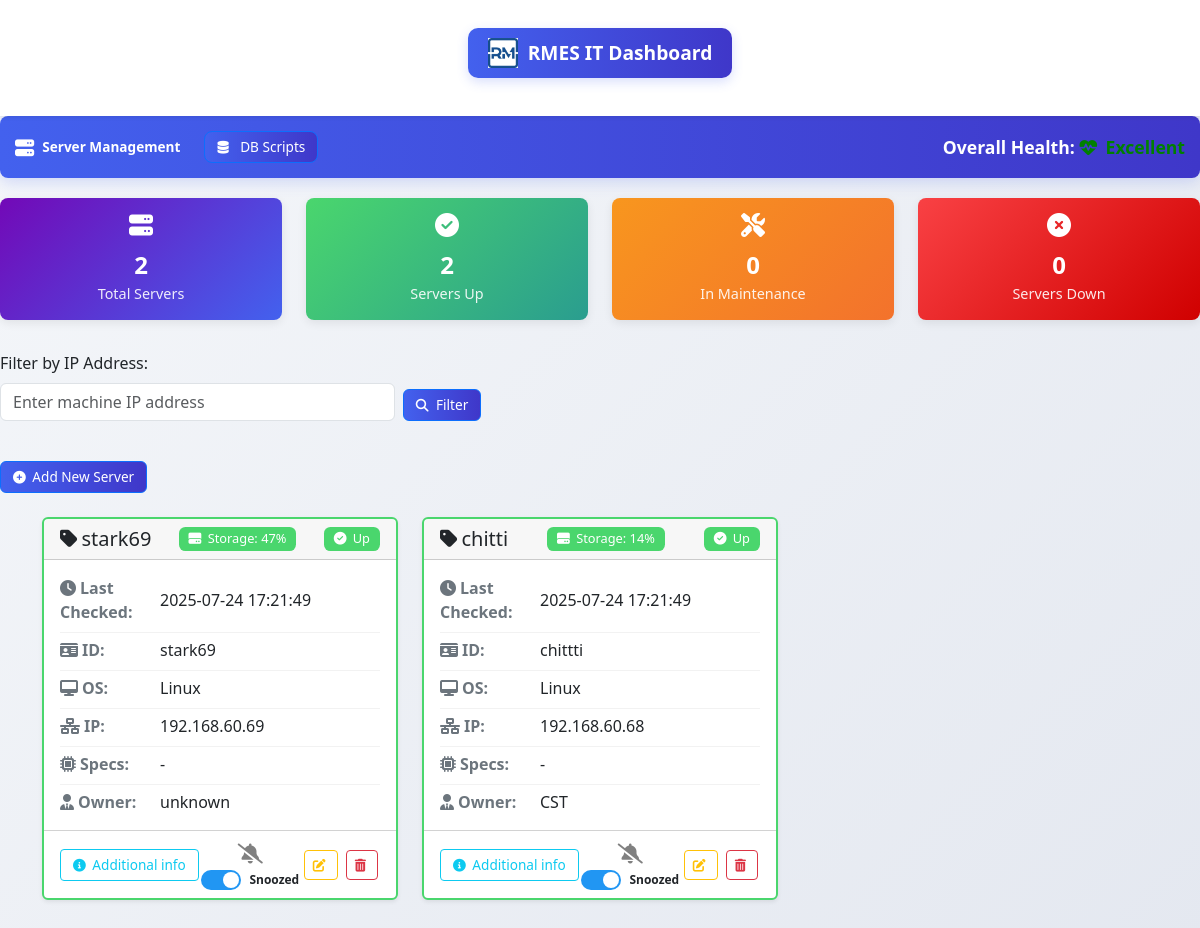
/dashboard, run on the app's committed database.
### app/models.py (models this page shows)
class Server(db.Model):
    id = db.Column(db.Integer, primary_key=True)
    machine_id = db.Column(db.String(100), unique=True, nullable=False)
    machine_code = db.Column(db.String(100), nullable=False)
    name = db.Column(db.String(100), nullable=False)
    os = db.Column(db.String(100), nullable=False)
    ip_address = db.Column(db.String(50), nullable=False)
    owner = db.Column(db.String(100))
    specifications = db.Column(db.Text)
    notes = db.Column(db.Text)
    department = db.Column(db.String(240))
    email_id_prim = db.Column(db.String(240))
    purpose = db.Column(db.String(240))  # This acts as 'service' (e.g., 'RM', 'Jenkins')
    status = db.Column(db.String(20)) # 'Up' or 'Down'
    machine_psw = db.Column(db.String(20))
    health = db.relationship('HealthCheck', backref='server', uselist=False, cascade="all, delete-orphan")

class HealthCheck(db.Model):
    id = db.Column(db.Integer, primary_key=True)
    server_id = db.Column(db.Integer, db.ForeignKey('server.id'), nullable=False)
    port_22 = db.Column(db.String(10), default='Unknown')
    port_80 = db.Column(db.String(10), default='Unknown')
    port_8080 = db.Column(db.String(10), default='Unknown')
    port_5432 = db.Column(db.String(10), default='Unknown')
    storage = db.Column(db.Integer)
    last_checked = db.Column(db.DateTime)
    last_alert_sent = db.Column(db.DateTime, nullable=True)
    healthcheck = db.Column(db.String(100))
    ack = db.Column(db.Boolean, default=False)

### app/routes.py (the view, shortened to what this page needs)
@main.route('/')
@main.route('/dashboard')
def dashboard():
    ip_filter = request.args.get('ip', '').strip()
    if ip_filter:
        servers = Server.query.filter(Server.ip_address.like(f"%{ip_filter}%")).all()
    else:
        servers = Server.query.all()
    total_servers = len(servers)
    status_counts = Counter(s.status for s in servers)
    up_servers = status_counts.get('Up', 0)
    maintenance_servers = status_counts.get('Maintenance', 0)
    down_servers = status_counts.get('Down', 0)
    try:
        health_percentage = (up_servers / total_servers) * 100
    except ZeroDivisionError:
        health_percentage = 0
    if health_percentage >= 90:
        health_status = "Excellent"
        health_color = "green"
    elif health_percentage >= 75:
        health_status = "Good"
        health_color = "#2a9d8f"
    elif health_percentage >= 50:
        health_status = "Fair"
        health_color = "#f8961e"
    else:
        health_status = "Critical"
        health_color = "#f94144"
    health_data = HealthCheck.query.all()
    for h in health_data:
        h.last_checked = utc_to_ist(h.last_checked)
    health_map = {h.server_id: h for h in health_data}
    return render_template('dashboard.html',
        servers=servers,
        total_servers=total_servers,
        up_servers=up_servers,
        maintenance_servers=maintenance_servers,
        down_servers=down_servers,
        health_percentage=health_percentage,
        health_status=health_status,
        health_color=health_color,
        ip_filter=ip_filter,
        health_map=health_map,
    )

### app/templates/dashboard.html (shortened to what this page needs)
<!DOCTYPE html>
<html lang="en">
<head>
    <link href="https://cdn.jsdelivr.net/npm/bootstrap@5.3.3/dist/css/bootstrap.min.css" rel="stylesheet">
    <link rel="stylesheet" href="https://cdnjs.cloudflare.com/ajax/libs/font-awesome/6.4.0/css/all.min.css">
</head>
<body>
<nav class="navbar navbar-expand-lg navbar-light bg-white shadow-sm">
    <div class="container justify-content-center">
        <a class="navbar-brand mx-auto text-center highlighted-brand" href="#">
            <img src="{{ url_for('static', filename='images/logoRM1.png') }}" alt="Logo" height="50">
            RMES IT Dashboard
        </a>
    </div>
</nav>
<div class="dashboard-header d-flex justify-content-between align-items-center">
    <div class="d-flex align-items-center">
        <h1 class="mb-0 d-flex align-items-center me-4">
            <i class="fas fa-server me-2"></i> Server Management
        </h1>
        <a href="{{ url_for('main.db_scripts') }}" class="btn btn-primary btn-lg">
            <i class="fas fa-database me-2"></i> DB Scripts
        </a>
    </div>
    <div class="fw-bold" style="font-size: 1.1rem; color: white;">
        Overall Health:
        <span class="fas fa-heartbeat me-1" style="color: {{ health_color }};"></span>
        <span style="color: {{ health_color }};">{{ health_status }}</span>
    </div>
</div>
</div>  <div class="row mb-3">
    <div class="col-md-3">
        <div class="stats-card total text-center">
            <i class="fas fa-server"></i>
            <div class="count">{{ total_servers }}</div>
            <div class="label">Total Servers</div>
        </div>
    </div>
    <div class="col-md-3">
        <div class="stats-card up text-center">
            <i class="fas fa-check-circle"></i>
            <div class="count">{{ up_servers }}</div>
            <div class="label">Servers Up</div>
        </div>
    </div>
    <div class="col-md-3">
        <div class="stats-card maintenance text-center">
            <i class="fas fa-tools"></i>
            <div class="count">{{ maintenance_servers }}</div>
            <div class="label">In Maintenance</div>
        </div>
    </div>
    <div class="col-md-3">
        <div class="stats-card down text-center">
            <i class="fas fa-times-circle"></i>
            <div class="count">{{ down_servers }}</div>
            <div class="label">Servers Down</div>
        </div>
    </div>
</div>
<form method="get" class="mb-4">
  <div class="row g-2 align-items-end">
    <div class="col-md-4">
      <label for="ip" class="form-label">Filter by IP Address:</label>
      <input
        type="text"
        name="ip"
        id="ip"
        value="{{ ip_filter or '' }}"
        class="form-control"
        placeholder="Enter machine IP address">
    </div>
    <div class="col-md-auto">
      <button type="submit" class="btn btn-primary">
        <i class="fas fa-search me-1"></i> Filter
      </button>
    </div>
  </div>
</form>
<a href="{{ url_for('main.add_server') }}" class="btn btn-primary mt-3">
    <i class="fas fa-plus-circle"></i> Add New Server
</a>
<div class="container mt-4">
    <div class="row">
        {% for server in servers %}
        <div class="col-md-6 col-lg-4 mb-4">
            <div class="machine-card card h-100 shadow-sm {% if server.status == 'Down' %}border-danger
                {% elif server.status == 'Maintenance' %}border-warning
                {% elif server.status == 'No Data' %}border-info
                {% else %}border-success{% endif %}">
                <div class="card-header d-flex justify-content-between align-items-center">
                    <h5 class="mb-0">
                        <i class="fas fa-tag me-1"></i>{{ server.name or 'Unnamed Machine' }}
                    </h5>
{% set storage_value = health_map[server.id].storage if server.id in health_map else None %}
{% if storage_value is not none %}
    {% if storage_value > 80 %}
        <span class="badge bg-danger">
            <i class="fas fa-hdd"></i> Storage: {{ storage_value }}%
        </span>
    {% elif storage_value > 50 %}
        <span class="badge bg-warning text-dark">
            <i class="fas fa-hdd"></i> Storage: {{ storage_value }}%
        </span>
    {% else %}
        <span class="badge bg-success">
            <i class="fas fa-hdd"></i> Storage: {{ storage_value }}%
        </span>
    {% endif %}
{% else %}
    <span class="badge bg-secondary">
        <i class="fas fa-hdd"></i> Storage: N/A
    </span>
{% endif %}
                    <span class="badge status-badge
                        {% if server.status == 'Up' %}up
                        {% elif server.status == 'Maintenance' %}maintenance
                        {% elif server.status == 'No Data' %}nodata
                        {% else %}down{% endif %}">
                        <i class="fas fa-{{
                            'check-circle' if server.status == 'Up' else
                            'tools' if server.status == 'Maintenance' else
                            'question-circle' if server.status == 'No Data' else
                            'times-circle' }}"></i>
                        {{ server.status }}
                    </span>
                </div>
                <div class="card-body">
                    <div class="machine-details">
                        <div class="detail-row">
                            {% set last_checked = health_map[server.id].last_checked if server.id in health_map else None %}
                            <span class="detail-label"><i class="fas fa-clock me-1"></i>Last Checked:</span>
                            <span class="detail-value">
                                {% if last_checked %}
                                    {{ last_checked }}
                                {% else %}
                                    -
                                {% endif %}
                            </span>
                        </div>
                        <div class="detail-row">
                            <span class="detail-label"><i class="fas fa-id-card me-1"></i>ID:</span>
                            <span class="detail-value">{{ server.machine_id or '-' }}</span>
                        </div>
                        <div class="detail-row">
                            <span class="detail-label"><i class="fas fa-desktop me-1"></i>OS:</span>
                            <span class="detail-value">{{ server.os or '-' }}</span>
                        </div>
                        <div class="detail-row">
                            <span class="detail-label"><i class="fas fa-network-wired me-1"></i>IP:</span>
                            <span class="detail-value">{{ server.ip_address or '-' }}</span>
                        </div>
                        <div class="detail-row">
                            <span class="detail-label"><i class="fas fa-microchip me-1"></i>Specs:</span>
                            <span class="detail-value">{{ server.specifications or '-' }}</span>
                        </div>
                        <div class="detail-row">
                            <span class="detail-label"><i class="fas fa-user-tie me-1"></i>Owner:</span>
                            <span class="detail-value">{{ server.owner or '-' }}</span>
                        </div>
                    </div>
                </div>
                <div class="card-footer bg-transparent">
                    <div class="d-flex justify-content-between align-items-center">
                        <button type="button" class="btn btn-sm btn-outline-info"
                            data-bs-toggle="popover"
                            data-bs-html="true"
                            data-bs-trigger="hover"
                            data-bs-placement="top"
                            title="Service for: {{ server.purpose }}"
                            data-bs-content="
                                <div style='text-align: left;'>
                                    <strong>Deparment:</strong> {{ server.department }}<br>
                                    <strong>Notify to:</strong> {{ server.email_id_prim }}<br>
                                    <strong>Notes:</strong> {{ server.notes or '-' }}
                                </div>">
                            <i class="fas fa-info-circle"></i> Additional info
                        </button>
                    {% set health = health_map[server.id] if server.id in health_map else None %}
                    <div style="display: flex; flex-direction: column; align-items: center; justify-content: center; gap: 6px; margin-top: 5px;">
                        <i class="fa-solid fa-bell{{ '-slash' if health and health.ack else '' }}"
                        style="font-size: 20px; color: {{ 'gray' if health and health.ack else 'red' }};"
                        title="{{ 'Snoozed' if health and health.ack else 'Active Alerts' }}">
                        </i>
                        <form method="POST" action="{{ url_for('main.toggle_snooze', server_id=server.id) }}" style="display: flex; align-items: center; gap: 8px;">
                            <label class="switch" style="margin: 0;">
                                <span class="slider round"></span>
                            </label>
                            <span class="toggle-label" style="font-size: 12px; font-weight: bold;">
                                {{ 'Snoozed' if health and health.ack else 'Active' }}
                            </span>
                        </form>
                    </div>
                        <div class="action-buttons">
                            <a href="{{ url_for('main.edit_server', id=server.id) }}" class="btn btn-sm btn-outline-warning">
                                <i class="fas fa-edit"></i>
                            </a>
                            <form method="POST" action="{{ url_for('main.delete_server', id=server.id) }}" style="display:inline;">
                                <button type="submit" class="btn btn-sm btn-outline-danger" onclick="return confirm('Are you sure?')">
                                    <i class="fas fa-trash-alt"></i>
                                </button>
                            </form>
                        </div>
                    </div>
                </div>
            </div>
        </div>
        {% endfor %}
    </div>
</div>
</body>
</html>

### data on the page
Server: name "stark69", storage_value "47", status "Up", machine "stark69", os "Linux", ip_address "192.168.60.69", specifications "-", owner "unknown"
HealthCheck: last_checked "2025-07-24 17:21:49", ack "Snoozed"
Server: name "chitti", storage_value "14", status "Up", machine "chittti", os "Linux", ip_address "192.168.60.68", specifications "-", owner "CST"
HealthCheck: last_checked "2025-07-24 17:21:49", ack "Snoozed"

### other printed values
{{ total_servers }} "2"
{{ up_servers }} "2"
{{ maintenance_servers }} "0"
{{ down_servers }} "0"
